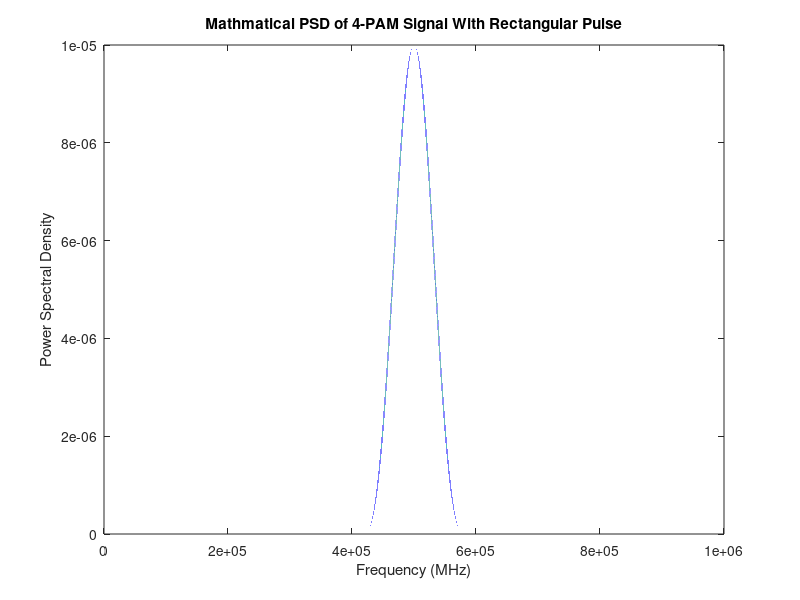

This figure's MATLAB source: (Note: this script raises an error after producing the figure.)
%This code generates a plot of PSM against bandwidth given frequency and
%bandwidth using the mathmatical approach.


%%%%%%%%%%%%%%%%%%%%%%%%%%%%%%%%%%%%%%%
%Mathmatical section
frequency = 1000000;
bandwidth = 500000;
Ts = 1/bandwidth;
frequency = linspace(-frequency, frequency, frequency);

S = 5 * Ts * (sinc(pi * frequency * Ts)).^2;

figure(1);
plot(S)
xlabel('Frequency (MHz)')
ylabel('Power Spectral Density')
title('Mathmatical PSD of 4-PAM Signal With Rectangular Pulse')
%%%%%%%%%%%%%%%%%%%%%%%%%%%%%%%%%%%%%%%
%Simulation section

fsamp = 8;%sample at 8 times data rate

% Generating a rectangular pulse shape
prect=ones(1,fsamp);
prect=prect/norm(prect);
prectmatch=prect(end:-1:1);

% Generating random signal data for polar signaling
dataArray = zeros(1000, 1);
for i=1:1000
   num = round(3*rand(1));
   switch (num) 
       case 0
           dataArray(i) = -3;
       case 1
           dataArray(i) = -1;
       case 2
           dataArray(i) = 1;
       case 3
           dataArray(i) = 3;
   end 
end
transpose(dataArray);
upData = upsample(dataArray,fsamp);

%pass data through rectangular filter
message=conv(upData,prect);

[Psd,f]=pwelch(message, [], [], [], 'twosided' ,fsamp);

figure(2);
figpsd2=semilogy(f-f_ovsamp/2,fftshift(Psd));

xlabel('Frequency (1/T)')
ylabel('Power Spectral Density')
title('Simulated PSD of 4-PAM Signal With Rectangular Pulse')